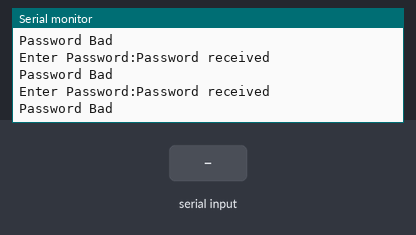
This sketch was run on a simulated Arduino Uno, built with avr-gcc and run on an emulated ATmega328P. Shown: the last lines printed to the serial monitor. Inputs (shaded band) come from the test bench.

Above: at 4.2 s.
4.3 s: "1\n" received over Serial
At 4.8 s:
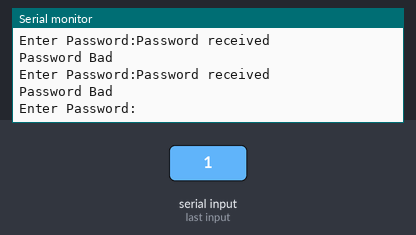
5.8 s: "0\n" received over Serial
At 6.7 s:
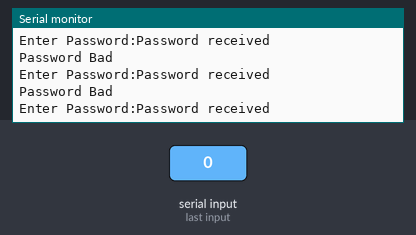

Measured:
- after the input at 4.3 s, the serial monitor: prints a new line after 0.05 s (image 1)
- after the input at 5.8 s, the serial monitor: prints a new line at once (image 2)

The sketch:

sketch_handbook_example1.ino
```cpp
// Trigger is Pin 2
int triggerPin = 3;

String known_passwordstr = String("ilovecheese");


// the setup routine runs once when you press reset:
void setup() {
    // initialize serial communication at 9600 bits per second:
    Serial.begin(9600);
    pinMode(triggerPin, OUTPUT);
}

//TO clear the serial
void clearSerial(){
    while(Serial.available() > 0){
        Serial.read();
    }
}

// the loop routine runs over and over again forever:
void loop() {
    String input_passwordstr;
    char input_password[20] = {0};  // initialize all elements to null character
    char tempchr = '0';
    int index = 0;
    int timeout_count = 0;
    // We start by setting the counter to zero, this helps us send a ready signal to the serial port
    int counter = 0;
    // We try and set som delays, to ensure that we dont "overload" the serial
    const int TIMEOUT_THRESHOLD = 10000;
    const int MAX_TIMEOUT = 5;

    // Then we set the trigger to low so that it can again be set to high for the next trace
    clearSerial();
    Serial.write("Enter Password:");
    // delay(1000); // don't know if this is neceassary
    // clearSerial();

    //Then we wait for a password
    // while ((tempchr != '\n') && (index < 19)){
    //     counter ++;
    //     if (counter > TIMEOUT_THRESHOLD) {
    //         timeout_count++;
    //         if (timeout_count >= MAX_TIMEOUT) {  // ← GIVE UP AFTER 5 TRIES
    //             Serial.println("TIMEOUT - No data received");
    //             delay(5000);  // Wait 5 seconds before trying again
    //             return;}  // Exit this loop iteratioN
    //         index = 0;
    //         clearSerial();
    //         counter = 0;}
    //     if (Serial.available() > 0) {
    //         tempchr = Serial.read();
    //         if (tempchr == '\n' || tempchr == '\r'){
    //             break;}
    //         input_password[index++] = tempchr;
    //         counter = 0;}
    //     //Small delay to avoid tight polling
    //     delayMicroseconds(100);}

    // Then we wait for a password (second attempt)
    while (input_password[index - 1] != '\n' && index < 19) {

        if (counter > TIMEOUT_THRESHOLD) {
            Serial.println("TIMEOUT - No data received. (index: " + String(index) + ") password so far:" + String(input_password));
            counter = 0;
            if (input_password[0] == '\0') {
                Serial.write("Enter Password:");
            }
        }

        while (Serial.available() > 0) {
            // Serial.println("Data received: " + String(Serial.available()) + " bytes");
            tempchr = Serial.read();
            // before we add the new char, make sure it's not a loose newline at the start of the input
            if (tempchr != '\r' && (tempchr != '\n' || index > 1)) {
                input_password[index++] = tempchr;
            }
            counter = 0;
        }

        counter++;
        delayMicroseconds(1000);
    }

    clearSerial(); // I think it should already be empty
    Serial.write("Password received\n");
    // Null terminate and strip non-characters
    input_password[index] = '\0';
    input_passwordstr = String(input_password);
    input_passwordstr.trim();

    //String length comparison
    //for (int i = 0; i < known_passwordstr.length(); i++) {
    //    if (input_passwordstr[i] != known_passwordstr[i]) return false;  // early exit!
    //}
    // return true;

    digitalWrite(triggerPin, HIGH);

    if (input_passwordstr == known_passwordstr) {
        Serial.write("Password OK\n");
    } else {
        // Delay up to 500ms randomly
        Serial.write("Password Bad\n");
    }

    digitalWrite(triggerPin, LOW);
}
```
